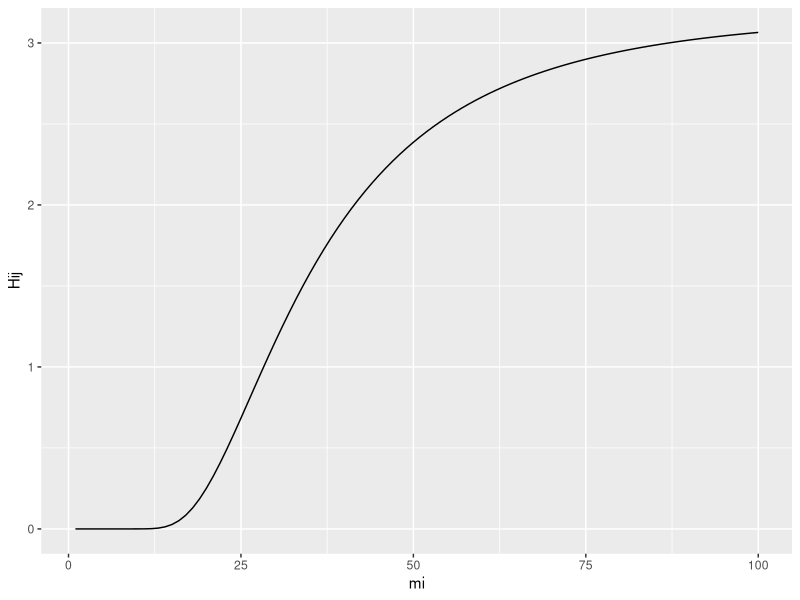
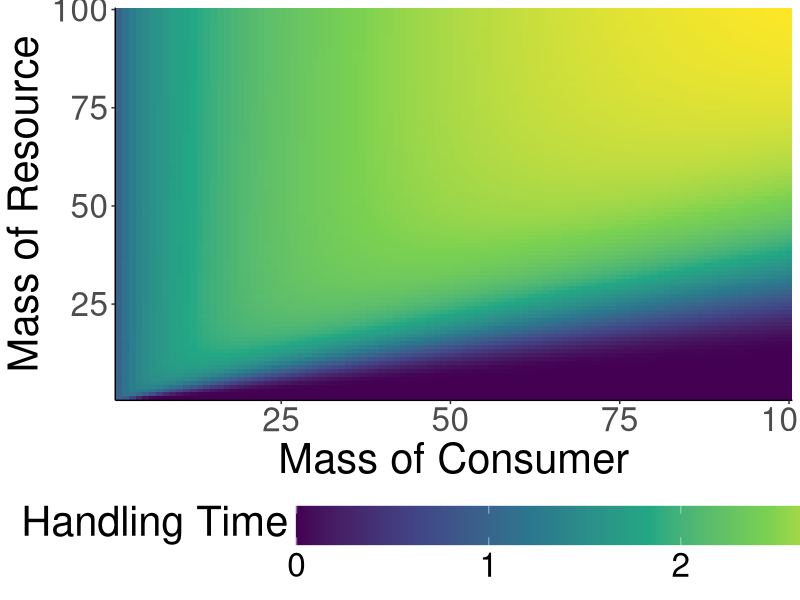
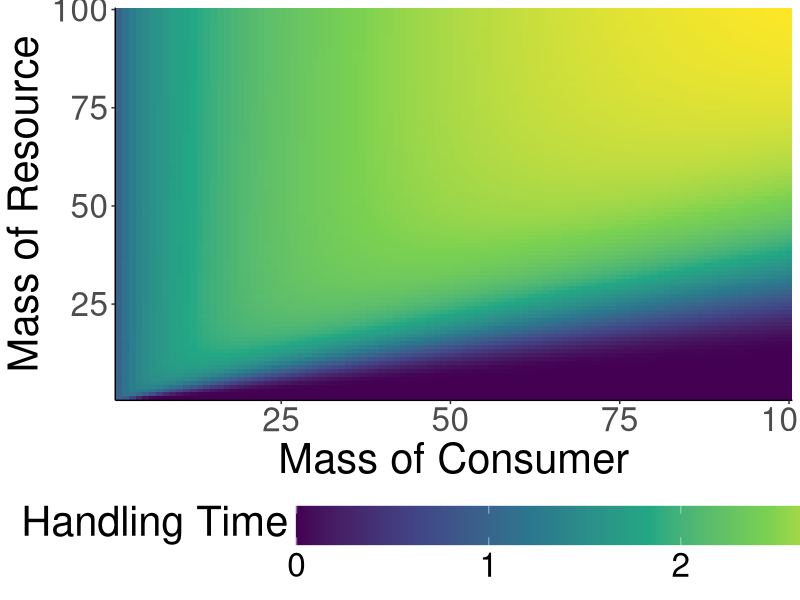

Write R code to recreate these figures, in order.
#######################################
## Plot handling time changes with mass
#######################################

library(tidyverse)

gpath = "/home/ben/Documents/TangledMT/Paper/Figures/"
setwd(gpath)

H0 = 1
B = 0.75
Rp = 0.5
a = 1
c = 0.5

masses = 1:100
masses = expand.grid(masses, masses) %>%
    rename("mi" = 1, "mj" = 2)

calculateHandling = function(mi, mj) {

    Hij = H0*(mj^(1-B))*(a*exp(-(((mj/mi) - Rp)^2)/2*(c)^2))

    return(Hij)

}

masses = masses %>% mutate(Hij = calculateHandling(mi, mj))

ggplot(filter(masses, mj == 100), aes(mi, Hij)) + geom_line()

ggplot(masses, aes(mj,mi, fill = Hij)) +
    geom_raster() +
    theme_classic() +
    scale_fill_viridis_c() +
    labs(x = "Mass of Consumer", y = "Mass of Resource", fill = "Handling Time") +
    theme(text = element_text(size = 30)) +
    scale_y_continuous(expand = c(0, 0)) +
    scale_x_continuous(expand = c(0, 0)) +
    theme(legend.position = "bottom",
    legend.key.size = unit(1, 'cm'), #change legend key size
    legend.key.height = unit(1, 'cm'), #change legend key height
    legend.key.width = unit(3, 'cm'),
    legend.title = element_text(vjust = 1))

ggsave(filename = "handlingTime.png", width = 10, height = 10)
